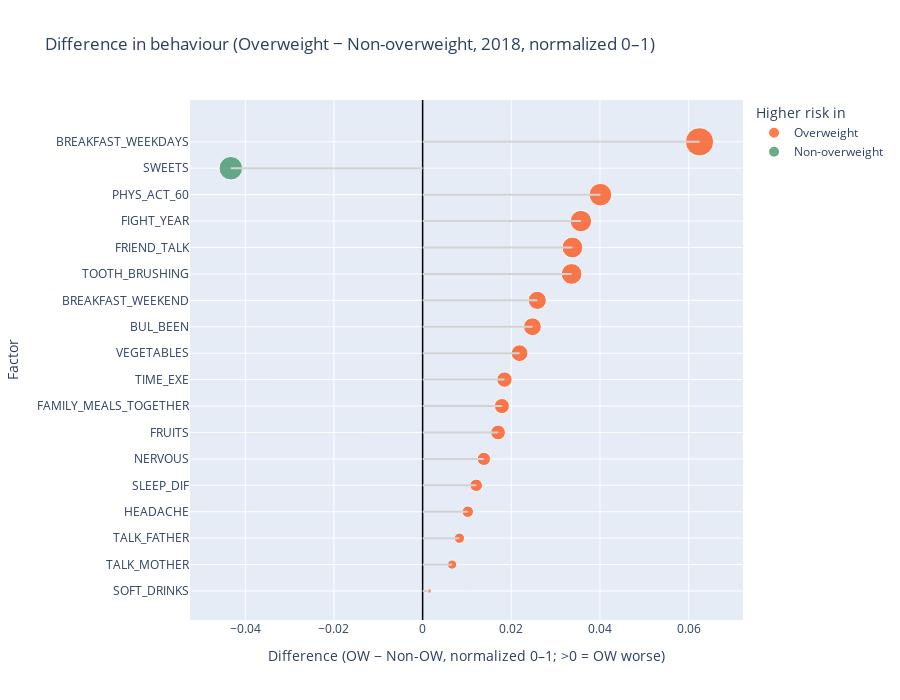

Notebook source saved alongside this figure:
### Markdown cell above
### GRAPH 4
### Behaviour differences: Overweight vs Non-Overweight children

Doplnkovy graf k Kluci vs Holky -> Jak se lisi deti s nadvahou od tech co nemaji nadvahu

### Code cell
ow_means  = df_2018_norm[df_2018_norm["OVERWEIGHT"] == 1][list_columns].mean()
non_means = df_2018_norm[df_2018_norm["OVERWEIGHT"] == 0][list_columns].mean()

diff = ow_means - non_means

df_diff = diff.reset_index()
df_diff.columns = ["FACTOR", "DIFFERENCE"]

df_diff["DIFFERENCE"] = df_diff["DIFFERENCE"].fillna(0.0)
df_diff["ABS_DIFF"] = df_diff["DIFFERENCE"].abs()

df_diff = df_diff.sort_values("ABS_DIFF", ascending=False)

df_diff["SIDE"] = np.where(
    df_diff["DIFFERENCE"] > 0,
    "Overweight",
    "Non-overweight"
)

color_ow = {
    "Overweight": "orangered",
    "Non-overweight": "seagreen"
}


fig4 = px.scatter(
    df_diff,
    x="DIFFERENCE",
    y="FACTOR",
    color="SIDE",
    color_discrete_map=color_ow,
    size="ABS_DIFF",
    category_orders={"FACTOR": df_diff["FACTOR"].tolist()},
    title="Difference in behaviour (Overweight − Non-overweight, 2018, normalized 0–1)"
)

# šedé „tyčky“ od 0 k bodu
for _, row in df_diff.iterrows():
    fig4.add_shape(
        type="line",
        x0=0, y0=row["FACTOR"],
        x1=row["DIFFERENCE"], y1=row["FACTOR"],
        line=dict(color="lightgrey", width=2)
    )

fig4.update_traces(
    mode="markers",
    marker_line_width=1,
    marker_line_color="white"
)

fig4.update_layout(
    xaxis_title="Difference (OW − Non-OW, normalized 0–1; >0 = OW worse)",
    yaxis_title="Factor",
    legend_title="Higher risk in",
    xaxis=dict(
        zeroline=True,
        zerolinecolor="black",
        zerolinewidth=1.5
    ),
    height=700,
    margin=dict(l=180, r=60)
)

fig4.show()

### Figure 1 — Plotly figure (JSON) as saved in the notebook; plotly's stock layout.template omitted (floating-point values rounded to 4 significant figures)
{"data": [{"hovertemplate": "SIDE=Overweight<br>DIFFERENCE=%{x}<br>FACTOR=%{y}<br>ABS_DIFF=%{marker.size}<extra></extra>", "legendgroup": "Overweight", "marker": {"color": "orangered", "line": {"color": "white", "width": 1}, "size": [0.06245, 0.04009, 0.0357, 0.03378, 0.0336, 0.02586, 0.02477, 0.02186, 0.01845, 0.01787, 0.01701, 0.01381, 0.01209, 0.01018, 0.008291, 0.006643, 0.001481], "sizemode": "area", "sizeref": 0.0001561, "symbol": "circle"}, "mode": "markers", "name": "Overweight", "orientation": "h", "showlegend": true, "type": "scatter", "x": [0.06245, 0.04009, 0.0357, 0.03378, 0.0336, 0.02586, 0.02477, 0.02186, 0.01845, 0.01787, 0.01701, 0.01381, 0.01209, 0.01018, 0.008291, 0.006643, 0.001481], "xaxis": "x", "y": ["BREAKFAST_WEEKDAYS", "PHYS_ACT_60", "FIGHT_YEAR", "FRIEND_TALK", "TOOTH_BRUSHING", "BREAKFAST_WEEKEND", "BUL_BEEN", "VEGETABLES", "TIME_EXE", "FAMILY_MEALS_TOGETHER", "FRUITS", "NERVOUS", "SLEEP_DIF", "HEADACHE", "TALK_FATHER", "TALK_MOTHER", "SOFT_DRINKS"], "yaxis": "y"}, {"hovertemplate": "SIDE=Non-overweight<br>DIFFERENCE=%{x}<br>FACTOR=%{y}<br>ABS_DIFF=%{marker.size}<extra></extra>", "legendgroup": "Non-overweight", "marker": {"color": "seagreen", "line": {"color": "white", "width": 1}, "size": [0.04326], "sizemode": "area", "sizeref": 0.0001561, "symbol": "circle"}, "mode": "markers", "name": "Non-overweight", "orientation": "h", "showlegend": true, "type": "scatter", "x": [-0.04326], "xaxis": "x", "y": ["SWEETS"], "yaxis": "y"}], "layout": {"height": 700, "legend": {"itemsizing": "constant", "title": {"text": "Higher risk in"}, "tracegroupgap": 0}, "margin": {"l": 180, "r": 60}, "shapes": [{"line": {"color": "lightgrey", "width": 2}, "type": "line", "x0": 0, "x1": 0.06245, "y0": "BREAKFAST_WEEKDAYS", "y1": "BREAKFAST_WEEKDAYS"}, {"line": {"color": "lightgrey", "width": 2}, "type": "line", "x0": 0, "x1": -0.04326, "y0": "SWEETS", "y1": "SWEETS"}, {"line": {"color": "lightgrey", "width": 2}, "type": "line", "x0": 0, "x1": 0.04009, "y0": "PHYS_ACT_60", "y1": "PHYS_ACT_60"}, {"line": {"color": "lightgrey", "width": 2}, "type": "line", "x0": 0, "x1": 0.0357, "y0": "FIGHT_YEAR", "y1": "FIGHT_YEAR"}, {"line": {"color": "lightgrey", "width": 2}, "type": "line", "x0": 0, "x1": 0.03378, "y0": "FRIEND_TALK", "y1": "FRIEND_TALK"}, {"line": {"color": "lightgrey", "width": 2}, "type": "line", "x0": 0, "x1": 0.0336, "y0": "TOOTH_BRUSHING", "y1": "TOOTH_BRUSHING"}, {"line": {"color": "lightgrey", "width": 2}, "type": "line", "x0": 0, "x1": 0.02586, "y0": "BREAKFAST_WEEKEND", "y1": "BREAKFAST_WEEKEND"}, {"line": {"color": "lightgrey", "width": 2}, "type": "line", "x0": 0, "x1": 0.02477, "y0": "BUL_BEEN", "y1": "BUL_BEEN"}, {"line": {"color": "lightgrey", "width": 2}, "type": "line", "x0": 0, "x1": 0.02186, "y0": "VEGETABLES", "y1": "VEGETABLES"}, {"line": {"color": "lightgrey", "width": 2}, "type": "line", "x0": 0, "x1": 0.01845, "y0": "TIME_EXE", "y1": "TIME_EXE"}, {"line": {"color": "lightgrey", "width": 2}, "type": "line", "x0": 0, "x1": 0.01787, "y0": "FAMILY_MEALS_TOGETHER", "y1": "FAMILY_MEALS_TOGETHER"}, {"line": {"color": "lightgrey", "width": 2}, "type": "line", "x0": 0, "x1": 0.01701, "y0": "FRUITS", "y1": "FRUITS"}, {"line": {"color": "lightgrey", "width": 2}, "type": "line", "x0": 0, "x1": 0.01381, "y0": "NERVOUS", "y1": "NERVOUS"}, {"line": {"color": "lightgrey", "width": 2}, "type": "line", "x0": 0, "x1": 0.01209, "y0": "SLEEP_DIF", "y1": "SLEEP_DIF"}, {"line": {"color": "lightgrey", "width": 2}, "type": "line", "x0": 0, "x1": 0.01018, "y0": "HEADACHE", "y1": "HEADACHE"}, {"line": {"color": "lightgrey", "width": 2}, "type": "line", "x0": 0, "x1": 0.008291, "y0": "TALK_FATHER", "y1": "TALK_FATHER"}, {"line": {"color": "lightgrey", "width": 2}, "type": "line", "x0": 0, "x1": 0.006643, "y0": "TALK_MOTHER", "y1": "TALK_MOTHER"}, {"line": {"color": "lightgrey", "width": 2}, "type": "line", "x0": 0, "x1": 0.001481, "y0": "SOFT_DRINKS", "y1": "SOFT_DRINKS"}], "title": {"text": "Difference in behaviour (Overweight − Non-overweight, 2018, normalized 0–1)"}, "xaxis": {"anchor": "y", "domain": [0, 1], "title": {"text": "Difference (OW − Non-OW, normalized 0–1; >0 = OW worse)"}, "zeroline": true, "zerolinecolor": "black", "zerolinewidth": 1.5}, "yaxis": {"anchor": "x", "categoryarray": ["SOFT_DRINKS", "TALK_MOTHER", "TALK_FATHER", "HEADACHE", "SLEEP_DIF", "NERVOUS", "FRUITS", "FAMILY_MEALS_TOGETHER", "TIME_EXE", "VEGETABLES", "BUL_BEEN", "BREAKFAST_WEEKEND", "TOOTH_BRUSHING", "FRIEND_TALK", "FIGHT_YEAR", "PHYS_ACT_60", "SWEETS", "BREAKFAST_WEEKDAYS"], "categoryorder": "array", "domain": [0, 1], "title": {"text": "Factor"}}}}
